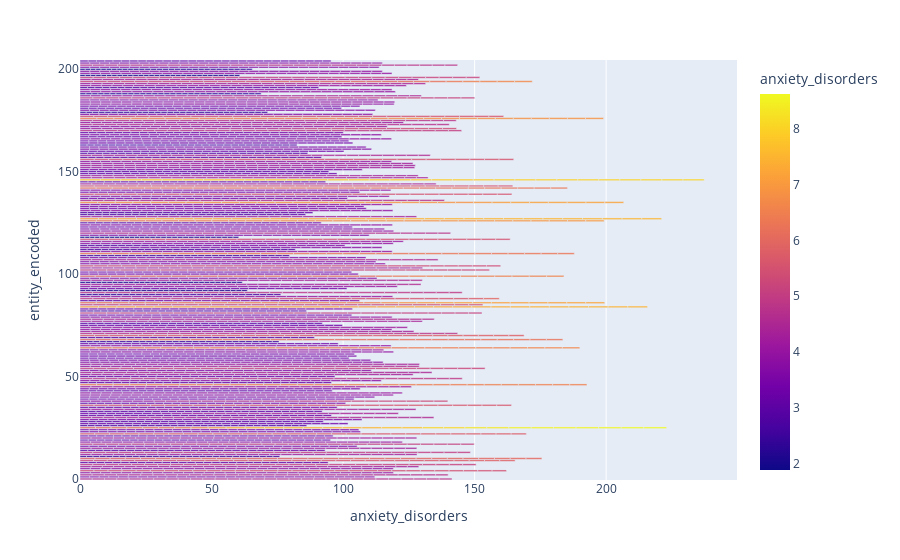

Write notebook code for a chart like this one.
### Code cell
df_encoded_data.sort_values(by= "anxiety_disorders" ,inplace=True)
plt.figure(dpi=200)
fig = px.bar(df_encoded_data, x="anxiety_disorders", y="entity_encoded", orientation='h',color='anxiety_disorders')
fig.show()

### Figure 1 — Plotly figure (JSON) as saved in the notebook; plotly's stock layout.template omitted (floating-point values rounded to 4 significant figures; data arrays with more than 128 entries replaced by an {"elided": "..."} marker saying what was removed)
{"data": [{"hovertemplate": "anxiety_disorders=%{marker.color}<br>entity_encoded=%{y}<extra></extra>", "legendgroup": "", "marker": {"color": {"elided": "6150 float values"}, "coloraxis": "coloraxis", "pattern": {"shape": ""}}, "name": "", "orientation": "h", "showlegend": false, "textposition": "auto", "type": "bar", "x": {"elided": "6150 float values"}, "xaxis": "x", "y": {"elided": "6150 int values"}, "yaxis": "y"}], "layout": {"barmode": "relative", "coloraxis": {"colorbar": {"title": {"text": "anxiety_disorders"}}, "colorscale": [[0, "#0d0887"], [0.1111, "#46039f"], [0.2222, "#7201a8"], [0.3333, "#9c179e"], [0.4444, "#bd3786"], [0.5556, "#d8576b"], [0.6667, "#ed7953"], [0.7778, "#fb9f3a"], [0.8889, "#fdca26"], [1, "#f0f921"]]}, "legend": {"tracegroupgap": 0}, "margin": {"t": 60}, "xaxis": {"anchor": "y", "domain": [0, 1], "title": {"text": "anxiety_disorders"}}, "yaxis": {"anchor": "x", "domain": [0, 1], "title": {"text": "entity_encoded"}}}}
